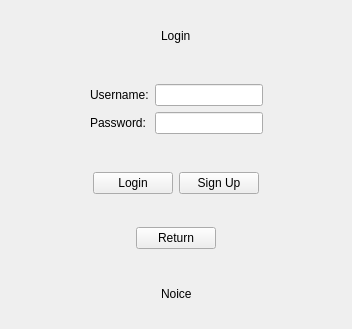
<?xml version="1.0" encoding="UTF-8"?>
<ui version="4.0">
 <class>LoginWidget</class>
 <widget class="QWidget" name="LoginWidget">
  <property name="geometry">
   <rect>
    <x>0</x>
    <y>0</y>
    <width>352</width>
    <height>329</height>
   </rect>
  </property>
  <property name="windowTitle">
   <string>Form</string>
  </property>
  <layout class="QVBoxLayout" name="verticalLayout">
   <item>
    <widget class="QWidget" name="wTitle" native="true">
     <layout class="QHBoxLayout" name="horizontalLayout">
      <item>
       <spacer name="horizontalSpacer">
        <property name="orientation">
         <enum>Qt::Horizontal</enum>
        </property>
        <property name="sizeHint" stdset="0">
         <size>
          <width>102</width>
          <height>20</height>
         </size>
        </property>
       </spacer>
      </item>
      <item>
       <widget class="QLabel" name="lblLogin">
        <property name="text">
         <string>Login</string>
        </property>
       </widget>
      </item>
      <item>
       <spacer name="horizontalSpacer_2">
        <property name="orientation">
         <enum>Qt::Horizontal</enum>
        </property>
        <property name="sizeHint" stdset="0">
         <size>
          <width>40</width>
          <height>20</height>
         </size>
        </property>
       </spacer>
      </item>
     </layout>
    </widget>
   </item>
   <item>
    <widget class="QWidget" name="wInputs" native="true">
     <layout class="QHBoxLayout" name="horizontalLayout_2">
      <item>
       <spacer name="horizontalSpacer_3">
        <property name="orientation">
         <enum>Qt::Horizontal</enum>
        </property>
        <property name="sizeHint" stdset="0">
         <size>
          <width>29</width>
          <height>20</height>
         </size>
        </property>
       </spacer>
      </item>
      <item>
       <widget class="QWidget" name="widget_2" native="true">
        <layout class="QGridLayout" name="gridLayout">
         <item row="0" column="0">
          <widget class="QLabel" name="lblUsername">
           <property name="text">
            <string>Username:</string>
           </property>
          </widget>
         </item>
         <item row="0" column="1">
          <widget class="QLineEdit" name="leUsername"/>
         </item>
         <item row="1" column="0">
          <widget class="QLabel" name="lblPassword">
           <property name="text">
            <string>Password:</string>
           </property>
          </widget>
         </item>
         <item row="1" column="1">
          <widget class="QLineEdit" name="lePassword"/>
         </item>
        </layout>
       </widget>
      </item>
      <item>
       <spacer name="horizontalSpacer_4">
        <property name="orientation">
         <enum>Qt::Horizontal</enum>
        </property>
        <property name="sizeHint" stdset="0">
         <size>
          <width>40</width>
          <height>20</height>
         </size>
        </property>
       </spacer>
      </item>
     </layout>
    </widget>
   </item>
   <item>
    <widget class="QWidget" name="wButtons" native="true">
     <layout class="QHBoxLayout" name="horizontalLayout_3">
      <item>
       <spacer name="horizontalSpacer_5">
        <property name="orientation">
         <enum>Qt::Horizontal</enum>
        </property>
        <property name="sizeHint" stdset="0">
         <size>
          <width>31</width>
          <height>20</height>
         </size>
        </property>
       </spacer>
      </item>
      <item>
       <widget class="QPushButton" name="btnLogin">
        <property name="text">
         <string>Login</string>
        </property>
       </widget>
      </item>
      <item>
       <widget class="QPushButton" name="btnSignUp">
        <property name="text">
         <string>Sign Up</string>
        </property>
       </widget>
      </item>
      <item>
       <spacer name="horizontalSpacer_7">
        <property name="orientation">
         <enum>Qt::Horizontal</enum>
        </property>
        <property name="sizeHint" stdset="0">
         <size>
          <width>32</width>
          <height>20</height>
         </size>
        </property>
       </spacer>
      </item>
     </layout>
    </widget>
   </item>
   <item>
    <widget class="QWidget" name="wReturnButton" native="true">
     <layout class="QHBoxLayout" name="horizontalLayout_4">
      <item>
       <spacer name="horizontalSpacer_6">
        <property name="orientation">
         <enum>Qt::Horizontal</enum>
        </property>
        <property name="sizeHint" stdset="0">
         <size>
          <width>83</width>
          <height>20</height>
         </size>
        </property>
       </spacer>
      </item>
      <item>
       <widget class="QPushButton" name="btnReturn">
        <property name="text">
         <string>Return</string>
        </property>
       </widget>
      </item>
      <item>
       <spacer name="horizontalSpacer_8">
        <property name="orientation">
         <enum>Qt::Horizontal</enum>
        </property>
        <property name="sizeHint" stdset="0">
         <size>
          <width>40</width>
          <height>20</height>
         </size>
        </property>
       </spacer>
      </item>
     </layout>
    </widget>
   </item>
   <item>
    <widget class="QWidget" name="wNotice" native="true">
     <layout class="QHBoxLayout" name="horizontalLayout_5">
      <item>
       <spacer name="horizontalSpacer_9">
        <property name="orientation">
         <enum>Qt::Horizontal</enum>
        </property>
        <property name="sizeHint" stdset="0">
         <size>
          <width>136</width>
          <height>20</height>
         </size>
        </property>
       </spacer>
      </item>
      <item>
       <widget class="QLabel" name="lblNotice">
        <property name="text">
         <string>Noice</string>
        </property>
       </widget>
      </item>
      <item>
       <spacer name="horizontalSpacer_10">
        <property name="orientation">
         <enum>Qt::Horizontal</enum>
        </property>
        <property name="sizeHint" stdset="0">
         <size>
          <width>136</width>
          <height>20</height>
         </size>
        </property>
       </spacer>
      </item>
     </layout>
    </widget>
   </item>
  </layout>
 </widget>
 <resources/>
 <connections/>
</ui>
